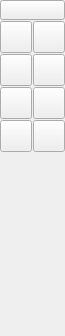
<?xml version="1.0" encoding="UTF-8"?>
<ui version="4.0">
 <class>QG_CadToolBarDim</class>
 <widget class="QWidget" name="QG_CadToolBarDim">
  <property name="geometry">
   <rect>
    <x>0</x>
    <y>0</y>
    <width>65</width>
    <height>336</height>
   </rect>
  </property>
  <property name="sizePolicy">
   <sizepolicy hsizetype="Fixed" vsizetype="Minimum">
    <horstretch>0</horstretch>
    <verstretch>0</verstretch>
   </sizepolicy>
  </property>
  <property name="minimumSize">
   <size>
    <width>65</width>
    <height>336</height>
   </size>
  </property>
  <property name="windowTitle">
   <string>Dimensions</string>
  </property>
  <layout class="QGridLayout" name="gridLayout">
   <property name="margin">
    <number>0</number>
   </property>
   <property name="spacing">
    <number>1</number>
   </property>
   <item row="0" column="0" colspan="2">
    <widget class="QToolButton" name="bBack">
     <property name="maximumSize">
      <size>
       <width>16777215</width>
       <height>20</height>
      </size>
     </property>
     <property name="toolTip">
      <string>Back to main menu</string>
     </property>
     <property name="text">
      <string/>
     </property>
     <property name="icon">
      <iconset resource="../../../res/extui/extui.qrc">
       <normaloff>:/extui/back.png</normaloff>:/extui/back.png</iconset>
     </property>
     <property name="iconSize">
      <size>
       <width>65</width>
       <height>20</height>
      </size>
     </property>
    </widget>
   </item>
   <item row="1" column="0">
    <widget class="QToolButton" name="bAligned">
     <property name="maximumSize">
      <size>
       <width>32</width>
       <height>32</height>
      </size>
     </property>
     <property name="toolTip">
      <string>Aligned Dimension</string>
     </property>
     <property name="text">
      <string/>
     </property>
     <property name="icon">
      <iconset resource="../../../res/extui/extui.qrc">
       <normaloff>:/extui/dimaligned.png</normaloff>:/extui/dimaligned.png</iconset>
     </property>
     <property name="iconSize">
      <size>
       <width>32</width>
       <height>32</height>
      </size>
     </property>
     <property name="checkable">
      <bool>true</bool>
     </property>
     <property name="autoExclusive">
      <bool>true</bool>
     </property>
    </widget>
   </item>
   <item row="1" column="1">
    <widget class="QToolButton" name="bLinear">
     <property name="maximumSize">
      <size>
       <width>32</width>
       <height>32</height>
      </size>
     </property>
     <property name="toolTip">
      <string>Linear Dimension</string>
     </property>
     <property name="text">
      <string/>
     </property>
     <property name="icon">
      <iconset resource="../../../res/extui/extui.qrc">
       <normaloff>:/extui/dimlinear.png</normaloff>:/extui/dimlinear.png</iconset>
     </property>
     <property name="iconSize">
      <size>
       <width>32</width>
       <height>32</height>
      </size>
     </property>
     <property name="checkable">
      <bool>true</bool>
     </property>
     <property name="autoExclusive">
      <bool>true</bool>
     </property>
    </widget>
   </item>
   <item row="2" column="0">
    <widget class="QToolButton" name="bLinearHor">
     <property name="maximumSize">
      <size>
       <width>32</width>
       <height>32</height>
      </size>
     </property>
     <property name="toolTip">
      <string>Horizontal Dimension</string>
     </property>
     <property name="text">
      <string/>
     </property>
     <property name="icon">
      <iconset resource="../../../res/extui/extui.qrc">
       <normaloff>:/extui/dimhor.png</normaloff>:/extui/dimhor.png</iconset>
     </property>
     <property name="iconSize">
      <size>
       <width>32</width>
       <height>32</height>
      </size>
     </property>
     <property name="checkable">
      <bool>true</bool>
     </property>
     <property name="autoExclusive">
      <bool>true</bool>
     </property>
    </widget>
   </item>
   <item row="2" column="1">
    <widget class="QToolButton" name="bLinearVer">
     <property name="maximumSize">
      <size>
       <width>32</width>
       <height>32</height>
      </size>
     </property>
     <property name="toolTip">
      <string>Vertical Dimension</string>
     </property>
     <property name="text">
      <string/>
     </property>
     <property name="icon">
      <iconset resource="../../../res/extui/extui.qrc">
       <normaloff>:/extui/dimver.png</normaloff>:/extui/dimver.png</iconset>
     </property>
     <property name="iconSize">
      <size>
       <width>32</width>
       <height>32</height>
      </size>
     </property>
     <property name="checkable">
      <bool>true</bool>
     </property>
     <property name="autoExclusive">
      <bool>true</bool>
     </property>
    </widget>
   </item>
   <item row="3" column="0">
    <widget class="QToolButton" name="bRadial">
     <property name="maximumSize">
      <size>
       <width>32</width>
       <height>32</height>
      </size>
     </property>
     <property name="toolTip">
      <string>Radial Dimension</string>
     </property>
     <property name="text">
      <string/>
     </property>
     <property name="icon">
      <iconset resource="../../../res/extui/extui.qrc">
       <normaloff>:/extui/dimradial.png</normaloff>:/extui/dimradial.png</iconset>
     </property>
     <property name="iconSize">
      <size>
       <width>32</width>
       <height>32</height>
      </size>
     </property>
     <property name="checkable">
      <bool>true</bool>
     </property>
     <property name="autoExclusive">
      <bool>true</bool>
     </property>
    </widget>
   </item>
   <item row="3" column="1">
    <widget class="QToolButton" name="bDiametric">
     <property name="maximumSize">
      <size>
       <width>32</width>
       <height>32</height>
      </size>
     </property>
     <property name="toolTip">
      <string>Diametric Dimension</string>
     </property>
     <property name="text">
      <string/>
     </property>
     <property name="icon">
      <iconset resource="../../../res/extui/extui.qrc">
       <normaloff>:/extui/dimdiametric.png</normaloff>:/extui/dimdiametric.png</iconset>
     </property>
     <property name="iconSize">
      <size>
       <width>32</width>
       <height>32</height>
      </size>
     </property>
     <property name="checkable">
      <bool>true</bool>
     </property>
     <property name="autoExclusive">
      <bool>true</bool>
     </property>
    </widget>
   </item>
   <item row="4" column="0">
    <widget class="QToolButton" name="bAngular">
     <property name="maximumSize">
      <size>
       <width>32</width>
       <height>32</height>
      </size>
     </property>
     <property name="toolTip">
      <string>Angular Dimension</string>
     </property>
     <property name="text">
      <string/>
     </property>
     <property name="icon">
      <iconset resource="../../../res/extui/extui.qrc">
       <normaloff>:/extui/dimangular.png</normaloff>:/extui/dimangular.png</iconset>
     </property>
     <property name="iconSize">
      <size>
       <width>32</width>
       <height>32</height>
      </size>
     </property>
     <property name="checkable">
      <bool>true</bool>
     </property>
     <property name="autoExclusive">
      <bool>true</bool>
     </property>
    </widget>
   </item>
   <item row="4" column="1">
    <widget class="QToolButton" name="bLeader">
     <property name="maximumSize">
      <size>
       <width>32</width>
       <height>32</height>
      </size>
     </property>
     <property name="toolTip">
      <string>Leader</string>
     </property>
     <property name="text">
      <string/>
     </property>
     <property name="icon">
      <iconset resource="../../../res/extui/extui.qrc">
       <normaloff>:/extui/dimleader.png</normaloff>:/extui/dimleader.png</iconset>
     </property>
     <property name="iconSize">
      <size>
       <width>32</width>
       <height>32</height>
      </size>
     </property>
     <property name="checkable">
      <bool>true</bool>
     </property>
     <property name="autoExclusive">
      <bool>true</bool>
     </property>
    </widget>
   </item>
   <item row="5" column="0">
    <spacer name="verticalSpacer">
     <property name="orientation">
      <enum>Qt::Vertical</enum>
     </property>
     <property name="sizeHint" stdset="0">
      <size>
       <width>20</width>
       <height>40</height>
      </size>
     </property>
    </spacer>
   </item>
   <item row="6" column="0">
    <widget class="QToolButton" name="bHidden">
     <property name="maximumSize">
      <size>
       <width>0</width>
       <height>0</height>
      </size>
     </property>
     <property name="toolTip">
      <string>Concentric</string>
     </property>
     <property name="text">
      <string notr="true"/>
     </property>
     <property name="iconSize">
      <size>
       <width>0</width>
       <height>0</height>
      </size>
     </property>
     <property name="checkable">
      <bool>true</bool>
     </property>
     <property name="autoExclusive">
      <bool>true</bool>
     </property>
    </widget>
   </item>
  </layout>
 </widget>
 <layoutdefault spacing="6" margin="11"/>
 <resources>
  <include location="../../../res/extui/extui.qrc"/>
 </resources>
 <connections>
  <connection>
   <sender>bAligned</sender>
   <signal>clicked()</signal>
   <receiver>QG_CadToolBarDim</receiver>
   <slot>drawDimAligned()</slot>
   <hints>
    <hint type="sourcelabel">
     <x>20</x>
     <y>41</y>
    </hint>
    <hint type="destinationlabel">
     <x>20</x>
     <y>20</y>
    </hint>
   </hints>
  </connection>
  <connection>
   <sender>bLinearHor</sender>
   <signal>clicked()</signal>
   <receiver>QG_CadToolBarDim</receiver>
   <slot>drawDimLinearHor()</slot>
   <hints>
    <hint type="sourcelabel">
     <x>20</x>
     <y>81</y>
    </hint>
    <hint type="destinationlabel">
     <x>20</x>
     <y>20</y>
    </hint>
   </hints>
  </connection>
  <connection>
   <sender>bLinearVer</sender>
   <signal>clicked()</signal>
   <receiver>QG_CadToolBarDim</receiver>
   <slot>drawDimLinearVer()</slot>
   <hints>
    <hint type="sourcelabel">
     <x>53</x>
     <y>81</y>
    </hint>
    <hint type="destinationlabel">
     <x>20</x>
     <y>20</y>
    </hint>
   </hints>
  </connection>
  <connection>
   <sender>bLinear</sender>
   <signal>clicked()</signal>
   <receiver>QG_CadToolBarDim</receiver>
   <slot>drawDimLinear()</slot>
   <hints>
    <hint type="sourcelabel">
     <x>53</x>
     <y>41</y>
    </hint>
    <hint type="destinationlabel">
     <x>20</x>
     <y>20</y>
    </hint>
   </hints>
  </connection>
  <connection>
   <sender>bRadial</sender>
   <signal>clicked()</signal>
   <receiver>QG_CadToolBarDim</receiver>
   <slot>drawDimRadial()</slot>
   <hints>
    <hint type="sourcelabel">
     <x>20</x>
     <y>121</y>
    </hint>
    <hint type="destinationlabel">
     <x>20</x>
     <y>20</y>
    </hint>
   </hints>
  </connection>
  <connection>
   <sender>bDiametric</sender>
   <signal>clicked()</signal>
   <receiver>QG_CadToolBarDim</receiver>
   <slot>drawDimDiametric()</slot>
   <hints>
    <hint type="sourcelabel">
     <x>53</x>
     <y>121</y>
    </hint>
    <hint type="destinationlabel">
     <x>20</x>
     <y>20</y>
    </hint>
   </hints>
  </connection>
  <connection>
   <sender>bAngular</sender>
   <signal>clicked()</signal>
   <receiver>QG_CadToolBarDim</receiver>
   <slot>drawDimAngular()</slot>
   <hints>
    <hint type="sourcelabel">
     <x>20</x>
     <y>161</y>
    </hint>
    <hint type="destinationlabel">
     <x>20</x>
     <y>20</y>
    </hint>
   </hints>
  </connection>
  <connection>
   <sender>bLeader</sender>
   <signal>clicked()</signal>
   <receiver>QG_CadToolBarDim</receiver>
   <slot>drawDimLeader()</slot>
   <hints>
    <hint type="sourcelabel">
     <x>53</x>
     <y>161</y>
    </hint>
    <hint type="destinationlabel">
     <x>20</x>
     <y>20</y>
    </hint>
   </hints>
  </connection>
 </connections>
</ui>
